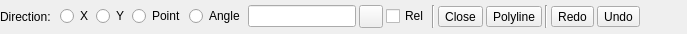
<?xml version="1.0" encoding="UTF-8"?>
<ui version="4.0">
 <class>LC_LineSnakeOptionsWidget</class>
 <widget class="QWidget" name="LC_LineSnakeOptionsWidget">
  <property name="geometry">
   <rect>
    <x>0</x>
    <y>0</y>
    <width>687</width>
    <height>34</height>
   </rect>
  </property>
  <property name="sizePolicy">
   <sizepolicy hsizetype="Preferred" vsizetype="Preferred">
    <horstretch>0</horstretch>
    <verstretch>0</verstretch>
   </sizepolicy>
  </property>
  <property name="minimumSize">
   <size>
    <width>0</width>
    <height>0</height>
   </size>
  </property>
  <property name="maximumSize">
   <size>
    <width>700</width>
    <height>39</height>
   </size>
  </property>
  <property name="windowTitle">
   <string>Line Options</string>
  </property>
  <layout class="QGridLayout" name="gridLayout_2">
   <property name="leftMargin">
    <number>0</number>
   </property>
   <property name="topMargin">
    <number>1</number>
   </property>
   <property name="rightMargin">
    <number>0</number>
   </property>
   <property name="bottomMargin">
    <number>1</number>
   </property>
   <item row="0" column="0" rowspan="2">
    <widget class="QLabel" name="label">
     <property name="sizePolicy">
      <sizepolicy hsizetype="Preferred" vsizetype="Fixed">
       <horstretch>0</horstretch>
       <verstretch>0</verstretch>
      </sizepolicy>
     </property>
     <property name="minimumSize">
      <size>
       <width>0</width>
       <height>0</height>
      </size>
     </property>
     <property name="text">
      <string>Direction:</string>
     </property>
    </widget>
   </item>
   <item row="0" column="16" rowspan="2">
    <spacer name="horizontalSpacer">
     <property name="orientation">
      <enum>Qt::Orientation::Horizontal</enum>
     </property>
     <property name="sizeHint" stdset="0">
      <size>
       <width>0</width>
       <height>20</height>
      </size>
     </property>
    </spacer>
   </item>
   <item row="0" column="1" rowspan="2">
    <widget class="QFrame" name="frame">
     <property name="frameShape">
      <enum>QFrame::Shape::NoFrame</enum>
     </property>
     <property name="frameShadow">
      <enum>QFrame::Shadow::Raised</enum>
     </property>
     <layout class="QGridLayout" name="gridLayout">
      <property name="sizeConstraint">
       <enum>QLayout::SizeConstraint::SetMinimumSize</enum>
      </property>
      <property name="leftMargin">
       <number>3</number>
      </property>
      <property name="topMargin">
       <number>0</number>
      </property>
      <property name="rightMargin">
       <number>0</number>
      </property>
      <property name="bottomMargin">
       <number>0</number>
      </property>
      <property name="horizontalSpacing">
       <number>3</number>
      </property>
      <property name="verticalSpacing">
       <number>4</number>
      </property>
      <item row="0" column="0">
       <widget class="QRadioButton" name="rbX">
        <property name="sizePolicy">
         <sizepolicy hsizetype="Expanding" vsizetype="Fixed">
          <horstretch>0</horstretch>
          <verstretch>0</verstretch>
         </sizepolicy>
        </property>
        <property name="minimumSize">
         <size>
          <width>30</width>
          <height>0</height>
         </size>
        </property>
        <property name="toolTip">
         <string>Horizontal line</string>
        </property>
        <property name="text">
         <string>X</string>
        </property>
       </widget>
      </item>
      <item row="0" column="10">
       <widget class="Line" name="sep1">
        <property name="sizePolicy">
         <sizepolicy hsizetype="Fixed" vsizetype="Preferred">
          <horstretch>0</horstretch>
          <verstretch>0</verstretch>
         </sizepolicy>
        </property>
        <property name="minimumSize">
         <size>
          <width>0</width>
          <height>0</height>
         </size>
        </property>
        <property name="frameShape">
         <enum>QFrame::Shape::VLine</enum>
        </property>
        <property name="frameShadow">
         <enum>QFrame::Shadow::Sunken</enum>
        </property>
       </widget>
      </item>
      <item row="0" column="2">
       <widget class="QRadioButton" name="rbPoint">
        <property name="sizePolicy">
         <sizepolicy hsizetype="Expanding" vsizetype="Fixed">
          <horstretch>0</horstretch>
          <verstretch>0</verstretch>
         </sizepolicy>
        </property>
        <property name="minimumSize">
         <size>
          <width>50</width>
          <height>0</height>
         </size>
        </property>
        <property name="toolTip">
         <string>Line to arbitrary point</string>
        </property>
        <property name="text">
         <string>Point</string>
        </property>
       </widget>
      </item>
      <item row="0" column="1">
       <widget class="QRadioButton" name="rbY">
        <property name="sizePolicy">
         <sizepolicy hsizetype="Preferred" vsizetype="Fixed">
          <horstretch>0</horstretch>
          <verstretch>0</verstretch>
         </sizepolicy>
        </property>
        <property name="minimumSize">
         <size>
          <width>30</width>
          <height>0</height>
         </size>
        </property>
        <property name="toolTip">
         <string>Vertical line</string>
        </property>
        <property name="text">
         <string>Y</string>
        </property>
       </widget>
      </item>
      <item row="0" column="4">
       <widget class="QLineEdit" name="leAngle">
        <property name="sizePolicy">
         <sizepolicy hsizetype="Expanding" vsizetype="Fixed">
          <horstretch>0</horstretch>
          <verstretch>0</verstretch>
         </sizepolicy>
        </property>
        <property name="minimumSize">
         <size>
          <width>50</width>
          <height>0</height>
         </size>
        </property>
        <property name="maximumSize">
         <size>
          <width>16777215</width>
          <height>16777215</height>
         </size>
        </property>
        <property name="toolTip">
         <string>Angle of line</string>
        </property>
       </widget>
      </item>
      <item row="0" column="3">
       <widget class="QRadioButton" name="rbAngle">
        <property name="sizePolicy">
         <sizepolicy hsizetype="Expanding" vsizetype="Fixed">
          <horstretch>0</horstretch>
          <verstretch>0</verstretch>
         </sizepolicy>
        </property>
        <property name="minimumSize">
         <size>
          <width>50</width>
          <height>0</height>
         </size>
        </property>
        <property name="toolTip">
         <string>Line by specified angle</string>
        </property>
        <property name="text">
         <string>Angle</string>
        </property>
       </widget>
      </item>
      <item row="0" column="11">
       <widget class="QToolButton" name="bRedo">
        <property name="toolTip">
         <string>Redo the last line drawing</string>
        </property>
        <property name="text">
         <string>Redo</string>
        </property>
       </widget>
      </item>
      <item row="0" column="12">
       <widget class="QToolButton" name="bUndo">
        <property name="toolTip">
         <string>Undo the last line drawing</string>
        </property>
        <property name="text">
         <string>Undo</string>
        </property>
       </widget>
      </item>
      <item row="0" column="8">
       <widget class="QToolButton" name="bClose">
        <property name="toolTip">
         <string>Form a closed contour from lines drawn</string>
        </property>
        <property name="text">
         <string>Close</string>
        </property>
        <property name="iconSize">
         <size>
          <width>24</width>
          <height>22</height>
         </size>
        </property>
        <property name="checkable">
         <bool>false</bool>
        </property>
       </widget>
      </item>
      <item row="0" column="7">
       <widget class="Line" name="sep2">
        <property name="sizePolicy">
         <sizepolicy hsizetype="Fixed" vsizetype="Preferred">
          <horstretch>0</horstretch>
          <verstretch>0</verstretch>
         </sizepolicy>
        </property>
        <property name="minimumSize">
         <size>
          <width>0</width>
          <height>0</height>
         </size>
        </property>
        <property name="orientation">
         <enum>Qt::Orientation::Vertical</enum>
        </property>
       </widget>
      </item>
      <item row="0" column="6">
       <widget class="QCheckBox" name="cbRelAngle">
        <property name="sizePolicy">
         <sizepolicy hsizetype="Expanding" vsizetype="Fixed">
          <horstretch>0</horstretch>
          <verstretch>0</verstretch>
         </sizepolicy>
        </property>
        <property name="toolTip">
         <string extracomment="Angle is relative to previous segment">If checked, angle is relative to previous segment</string>
        </property>
        <property name="text">
         <string>Rel</string>
        </property>
       </widget>
      </item>
      <item row="0" column="9">
       <widget class="QToolButton" name="bPolyline">
        <property name="toolTip">
         <string>Creates polyline from line segments</string>
        </property>
        <property name="text">
         <string>Polyline</string>
        </property>
       </widget>
      </item>
      <item row="0" column="5">
       <widget class="QToolButton" name="tbPickAngle">
        <property name="toolTip">
         <string>Pick angle from drawing</string>
        </property>
        <property name="text">
         <string/>
        </property>
        <property name="icon">
         <iconset resource="../../../../res/icons/icons.qrc">
          <normaloff>:/icons/interactive_pick_angle.lci</normaloff>:/icons/interactive_pick_angle.lci</iconset>
        </property>
       </widget>
      </item>
     </layout>
    </widget>
   </item>
  </layout>
 </widget>
 <layoutdefault spacing="6" margin="11"/>
 <resources>
  <include location="../../../../res/icons/icons.qrc"/>
 </resources>
 <connections>
  <connection>
   <sender>bClose</sender>
   <signal>clicked()</signal>
   <receiver>LC_LineSnakeOptionsWidget</receiver>
   <slot>closeLine()</slot>
   <hints>
    <hint type="sourcelabel">
     <x>20</x>
     <y>20</y>
    </hint>
    <hint type="destinationlabel">
     <x>20</x>
     <y>20</y>
    </hint>
   </hints>
  </connection>
  <connection>
   <sender>bUndo</sender>
   <signal>clicked()</signal>
   <receiver>LC_LineSnakeOptionsWidget</receiver>
   <slot>undo()</slot>
   <hints>
    <hint type="sourcelabel">
     <x>20</x>
     <y>20</y>
    </hint>
    <hint type="destinationlabel">
     <x>20</x>
     <y>20</y>
    </hint>
   </hints>
  </connection>
  <connection>
   <sender>bRedo</sender>
   <signal>clicked()</signal>
   <receiver>LC_LineSnakeOptionsWidget</receiver>
   <slot>redo()</slot>
   <hints>
    <hint type="sourcelabel">
     <x>100</x>
     <y>10</y>
    </hint>
    <hint type="destinationlabel">
     <x>61</x>
     <y>10</y>
    </hint>
   </hints>
  </connection>
  <connection>
   <sender>bPolyline</sender>
   <signal>clicked()</signal>
   <receiver>LC_LineSnakeOptionsWidget</receiver>
   <slot>polyline()</slot>
   <hints>
    <hint type="sourcelabel">
     <x>100</x>
     <y>10</y>
    </hint>
    <hint type="destinationlabel">
     <x>61</x>
     <y>10</y>
    </hint>
   </hints>
  </connection>
 </connections>
 <slots>
  <slot>closeLine()</slot>
  <slot>undo()</slot>
  <slot>redo()</slot>
  <slot>polyline()</slot>
 </slots>
</ui>
